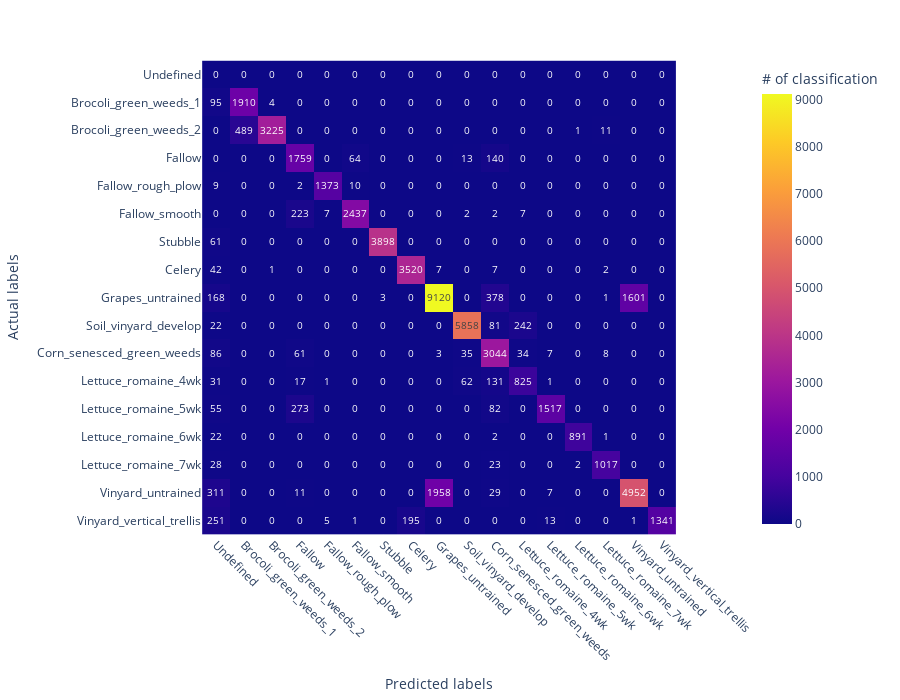

This figure's notebook cell:
### Code cell
import plotly.express as px

def show_confusion_matrix(confusion_matrix, labels):
    fig = px.imshow(confusion_matrix, text_auto=True, 
                    labels=dict(x='Predicted labels', y='Actual labels', color='# of classification'),
                    x = labels,
                    y = labels,
                    height=700
                    )
    fig.update_xaxes(tickangle=45)
    fig.show()

conf_matrix = dict_results['Salinas_PCA_8_hamida']['Confusion matrix'][0]
show_confusion_matrix(conf_matrix, labels=SALINAS_LABELS)

### Figure 1 — Plotly figure (JSON) as saved in the notebook; plotly's stock layout.template omitted (floating-point values rounded to 4 significant figures; data arrays with more than 128 entries replaced by an {"elided": "..."} marker saying what was removed)
{"data": [{"coloraxis": "coloraxis", "hovertemplate": "Predicted labels: %{x}<br>Actual labels: %{y}<br># of classification: %{z}<extra></extra>", "name": "0", "texttemplate": "%{z}", "type": "heatmap", "x": ["Undefined", "Brocoli_green_weeds_1", "Brocoli_green_weeds_2", "Fallow", "Fallow_rough_plow", "Fallow_smooth", "Stubble", "Celery", "Grapes_untrained", "Soil_vinyard_develop", "Corn_senesced_green_weeds", "Lettuce_romaine_4wk", "Lettuce_romaine_5wk", "Lettuce_romaine_6wk", "Lettuce_romaine_7wk", "Vinyard_untrained", "Vinyard_vertical_trellis"], "xaxis": "x", "y": ["Undefined", "Brocoli_green_weeds_1", "Brocoli_green_weeds_2", "Fallow", "Fallow_rough_plow", "Fallow_smooth", "Stubble", "Celery", "Grapes_untrained", "Soil_vinyard_develop", "Corn_senesced_green_weeds", "Lettuce_romaine_4wk", "Lettuce_romaine_5wk", "Lettuce_romaine_6wk", "Lettuce_romaine_7wk", "Vinyard_untrained", "Vinyard_vertical_trellis"], "yaxis": "y", "z": {"elided": "17x17 int values"}}], "layout": {"coloraxis": {"colorbar": {"title": {"text": "# of classification"}}, "colorscale": [[0, "#0d0887"], [0.1111, "#46039f"], [0.2222, "#7201a8"], [0.3333, "#9c179e"], [0.4444, "#bd3786"], [0.5556, "#d8576b"], [0.6667, "#ed7953"], [0.7778, "#fb9f3a"], [0.8889, "#fdca26"], [1, "#f0f921"]]}, "height": 700, "margin": {"t": 60}, "xaxis": {"anchor": "y", "constrain": "domain", "domain": [0, 1], "scaleanchor": "y", "tickangle": 45, "title": {"text": "Predicted labels"}}, "yaxis": {"anchor": "x", "autorange": "reversed", "constrain": "domain", "domain": [0, 1], "title": {"text": "Actual labels"}}}}
